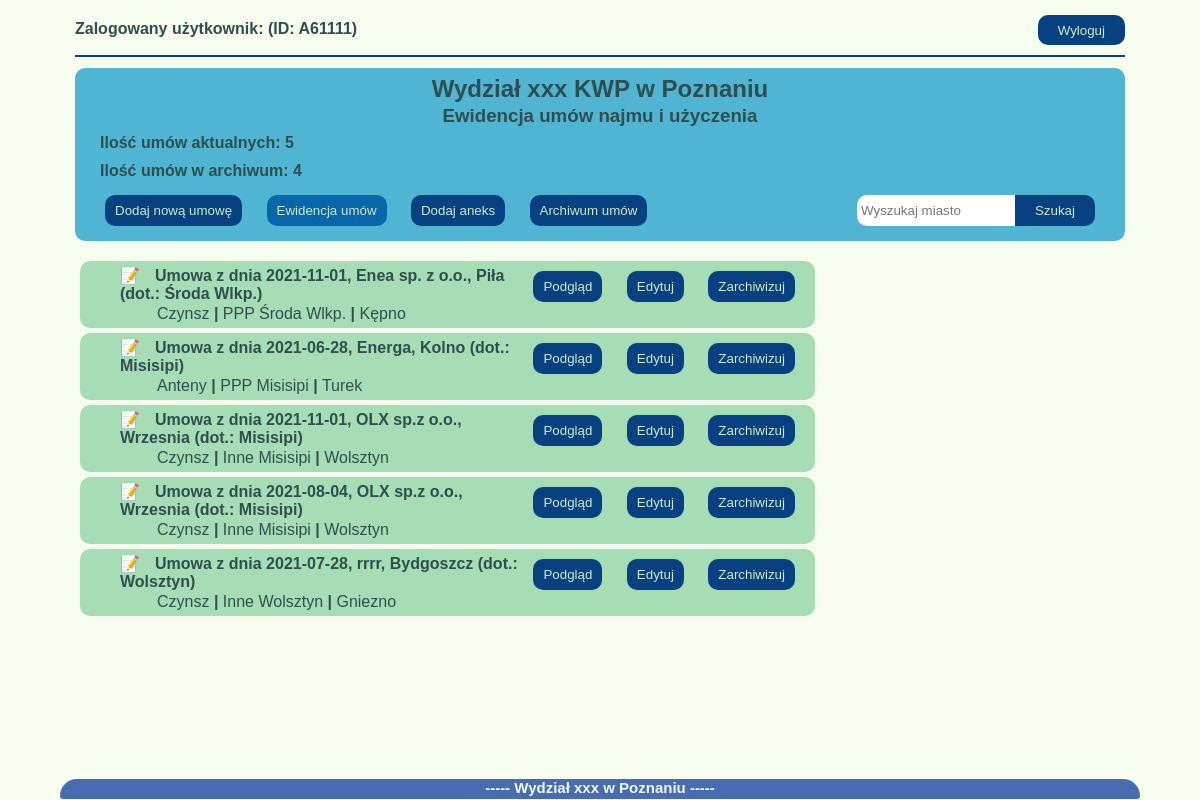
Page /umowy/ewidencja/ (signed in) on the committed database.
### umowyapp/models.py (models this page shows)
class Umowa(models.Model):
    data_umowy = models.DateField(null=False)
    nr_umowy = models.CharField(max_length=20, blank=True, default="(BRAK NUMERU)")
    podstawa_prawna = models.ForeignKey(Podstawa_prawna, on_delete=models.CASCADE, blank=True)
    nazwa_uzyczajacego = models.CharField(max_length=30, null=True)
    adres_uzyczajacego = models.CharField(max_length=30, null=True)
    kod_pocztowy_uzyczajacego = models.CharField(max_length=6, null=True)
    miasto_uzyczajacego = models.CharField(max_length=20, null=True)
    okres_obowiazywania = models.DateField(null=True, blank=True)
    typ_umowy = models.ForeignKey(Rodzaj_umowy, on_delete=models.CASCADE)
    pow_uzyczona = models.DecimalField(max_digits=4, decimal_places=2, null=True, blank=True)
    rodzaj_kosztow_prad = models.BooleanField()
    informacje_prad = models.TextField(blank=True, default="")
    rodzaj_kosztow_gaz = models.BooleanField()
    informacje_gaz = models.TextField(blank=True, default="")
    rodzaj_kosztow_woda = models.BooleanField()
    informacje_woda = models.TextField(blank=True, default="")
    rodzaj_kosztow_co = models.BooleanField()
    informacje_co = models.TextField(blank=True, default="")
    powiaty_jedn = models.ForeignKey(Powiaty_Wlkp, on_delete=models.CASCADE)
    rodzaj_jedn = models.ForeignKey(Rodzaje_jednostek, on_delete=models.CASCADE)
    adres_jedn = models.CharField(max_length=30, null=True)
    miasto_jedn = models.CharField(max_length=20, null=True)
    kod_pocztowy_jedn = models.CharField(max_length=6, null=True)
    skan_umowy = models.FileField(upload_to='umowy_pdf', null=True, blank=True)
    stan_umowy = models.ForeignKey(Stan_umow, on_delete=models.CASCADE, blank=False, default=1)
    uwagi = models.TextField(blank=True, default="")
    archiwum = models.BooleanField(null=False, default=0)
    utworzenie = models.DateTimeField(auto_now_add=True)
    zmiana = models.DateTimeField(auto_now=True)
    autor = models.ForeignKey("auth.User", editable=False, on_delete=models.CASCADE)
    def __str__(self):
        return f'Umowa z dnia {self.data_umowy}, {self.nazwa_uzyczajacego}, {self.miasto_uzyczajacego} (dot.: {self.miasto_jedn})'

class Rodzaj_umowy(models.Model):
    rodz_um = models.CharField(max_length=10)
    def __str__(self):
        return f'{self.rodz_um}'

class Rodzaje_jednostek(models.Model):
    rodzaj = models.CharField(max_length=5, null=False)
    def __str__(self):
        return f'{self.rodzaj}'

class Powiaty_Wlkp(models.Model):
    powiat = models.CharField(max_length=12, null=False)
    def __str__(self):
        return f'{self.powiat}'

### umowyapp/views.py (the view)
# urls.py: path('ewidencja/', wszystkie_umowy, name="wszystkie_umowy"),
@login_required
def wszystkie_umowy(request):
    wszystkie = Umowa.objects.filter(archiwum=0)
    archiwalne = Umowa.objects.filter(archiwum=1)
    ilosc = len(wszystkie)
    iloscarchi = len(archiwalne)
    q = request.GET.get("q")
    if q:
        wszystkie = wszystkie.filter(miasto_uzyczajacego__icontains=q)
        return render(request, 'ewidencja.html',
                      {'wszystkie': wszystkie, 'archiwalne': archiwalne, 'iloscarchi': iloscarchi, 'ilosc': ilosc,
                       'ewidencja': True})
    else:
        return render(request, 'ewidencja.html',
                      {'wszystkie': wszystkie, 'archiwalne': archiwalne, 'iloscarchi': iloscarchi, 'ilosc': ilosc,
                       'ewidencja': True})

### templates/ewidencja.html (shortened to what this page needs)
{%extends 'start.html'%}
{%block strona%}
<div class="ewidencja-title">
    <h2 class="title">Wydział xxx KWP w Poznaniu</h2>
    <h3 class="title">Ewidencja umów najmu i użyczenia</h3>
    <h4 class="info-umowy">Ilość umów aktualnych: {{ilosc}}</h4><br>
    <h4 class="info-umowy">Ilość umów w archiwum: {{iloscarchi}}</h4>
    <nav>
        <a href="{% url 'nowe_umowy'%}"><button class="button-general button-menu">Dodaj nową umowę</button></a>
        <a href="{% url 'wszystkie_umowy'%}"><button class="button-general button-menu {%if ewidencja == True %}active {%endif%}">Ewidencja umów</button></a>
        <a href="{%url 'add_aneks'%}"><button class="button-general button-menu">Dodaj aneks</button></a>
        <a href="{% url 'archiwalne_umowy'%}"><button class="button-general button-menu {%if ewidencja == False %}active {%endif%}">Archiwum umów</button></a>
        <div class="search">
            <form method="get">
                <input id="q" name="q" type="text" placeholder="Wyszukaj miasto">
                <a href="{%url 'wszystkie_umowy'%}"><button class="button-general button-menu button-search" type="submit">Szukaj</button></a>
            </form>
        </div>
    </nav>
</div>
<div class="ewidencja-glowna">
    {%if ewidencja == True%}
    {%for umowa in wszystkie%}
    <main class="lista">
        <ul class="lista_umow">
            <li class="lista-option">
                <p class="znacznik"><b>{{umowa}} </b></p>
                <p class="info">{{umowa.typ_umowy}} <b>|</b> {{umowa.rodzaj_jedn}} {{umowa.miasto_jedn}} <b>|</b>
                    {{umowa.powiaty_jedn}}</p>
            </li>
        </ul>
        <div>
            <a href="{% url 'podglad_umowy' umowa.id %}"><button class="button-general">Podgląd</button></a>
            <a href="{% url 'edytuj_umowe' umowa.id %}"><button class="button-general">Edytuj</button></a>
            <a href="{% url 'usun_umowe' umowa.id %}"><button class="button-general button-remove">Zarchiwizuj</button></a>
        </div>
    </main>
    {%endfor%}
    {%endif%}
</div>
{%endblock%}

### templates/start.html (shortened to what this page needs)
{%load static%}
<!doctype html>
<html lang="pl">
<head>
    <link rel="stylesheet" href="{%block css%}{% static 'style.css' %}{%endblock%}">
</head>
<body>
{% if user.is_authenticated%}
<nav class="element_login">
    <h4 class="user_name">Zalogowany użytkownik: {{user.first_name}} (ID: {{user.username}})</h4>
            <a href="{%url 'logout'%}"><button class="button-logout">Wyloguj</button></a>
</nav>
{%else%}
<a href="{%url 'login'%}">Login</a>
{%endif%}
<hr class="hr">
{%block strona%} {%endblock%}
<footer>
    <p class="stopka"><b>----- Wydział xxx w Poznaniu -----</b></p>
</footer>
</body>
</html>

### umowyapp/static/style.css (style rules this page uses)
body { color: #2F4F4F; background-color: hsl(85,67%,96%); padding: 0; font-family: arial; margin: 10px 45px; padding:5px 30px; }
a { text-decoration: none; }
footer { position: fixed; width: 90%; margin-top:20px; height: 20px; background-color: rgba(39, 78, 163, 0.836); color: aliceblue; bottom: 1px; left: 5%; right: 5%; border-radius: 80px 80px 15px 15px; }
.stopka { text-align: center; font-size: 15px; margin: 0px 0px; padding:0 0; }
.element_login { padding: 0; }
.user_name { float: left; font-size: 12pt; margin-top: auto; margin-bottom:10px; padding-top: 5px; padding-bottom: 5px; }
.button-logout { float: right; display:inline-block; background-color: hsl(212,88%,27%); color: hsl(109,49%,85%); width: auto; margin-top: auto; margin-bottom:10px; height:30px; padding: 0px 20px; border-radius: 10px; border-style: none; -webkit-transition: all 1s ease; transition: all 1s ease; }
.hr { clear: both; border: 1px solid hsl(212,88%,27%); background: hsl(212,88%,27%); margin-bottom: 1%; }
.ewidencja-title { background-color: hsl(194,60%,57%); padding: 5px 20px; border-radius: 10px; margin-bottom: 20px; }
.ewidencja-glowna { margin-bottom: 30px; width:100%; }
.title { text-align:center; margin: 2px; }
.info-umowy { display:inline-block; margin: 5px; }
.button-general { display:inline-block; background-color: hsl(212,88%,27%); color: hsl(109,49%,85%); width: auto; margin: 10px 5px; padding:8px 10px; border-radius: 10px; border-style: none; webkit-transition: all 1s ease; transition: all 0.3s ease; margin-right:15px; }
.button-menu { margin: 10px 10px; }
.active { background-color: hsl(205,91%,35%); }
.button-remove { margin-right:20px; }
.search { display:inline-block; float:right; width: auto; padding: 0 0; margin-top: 15 ; }
.search input { width:150px; border: solid 2px white; height:25px; border-radius: 10px 0px 0px 10px; margin: 10px 0; }
input, textarea, select { display:inline-block; width: 200px; border: solid 2px grey; height: 25px; border-radius: 10px; font-family: arial; }
.button-search { display:inline-block; float: right; width:80px; border-radius: 0px 10px 10px 0px; margin-left: 0px; }
.lista { display: flex; border-radius: 10px; border-style: none; background-color: hsl(135,44%,76%); margin: 5px; padding: auto auto; width: 70%; }
.lista_umow { list-style-type:none; flex:1; margin: auto auto auto; }
.znacznik { margin-top: 5px; margin-bottom: 2px; }
.znacznik::before { content: "\1F4DD"; margin-right: 15px; }
.info { margin-left: 37px; margin-top: 2px; margin-bottom: 5px; }

### rows in the picture
Umowa: data_umowy+nazwa_uzyczajacego+miasto_uzyczajacego "Umowa z dnia 2021-11-01, Enea sp. z o.o., Piła (dot.: Środa Wlkp.)", typ_umowy "Czynsz", rodzaj_jedn "PPP", miasto_jedn "Środa Wlkp.", powiaty_jedn "Kępno"
Umowa: data_umowy+nazwa_uzyczajacego+miasto_uzyczajacego "Umowa z dnia 2021-06-28, Energa, Kolno (dot.: Misisipi)", typ_umowy "Anteny", rodzaj_jedn "PPP", miasto_jedn "Misisipi", powiaty_jedn "Turek"
Umowa: data_umowy+nazwa_uzyczajacego+miasto_uzyczajacego "Umowa z dnia 2021-11-01, OLX sp.z o.o., Wrzesnia (dot.: Misisipi)", typ_umowy "Czynsz", rodzaj_jedn "Inne", miasto_jedn "Misisipi", powiaty_jedn "Wolsztyn"
Umowa: data_umowy+nazwa_uzyczajacego+miasto_uzyczajacego "Umowa z dnia 2021-08-04, OLX sp.z o.o., Wrzesnia (dot.: Misisipi)", typ_umowy "Czynsz", rodzaj_jedn "Inne", miasto_jedn "Misisipi", powiaty_jedn "Wolsztyn"
Umowa: data_umowy+nazwa_uzyczajacego+miasto_uzyczajacego "Umowa z dnia 2021-07-28, rrrr, Bydgoszcz (dot.: Wolsztyn)", typ_umowy "Czynsz", rodzaj_jedn "Inne", miasto_jedn "Wolsztyn", powiaty_jedn "Gniezno"

### other values in the picture
{{ user.username }} "A61111"
{{ ilosc }} "5"
{{ iloscarchi }} "4"
